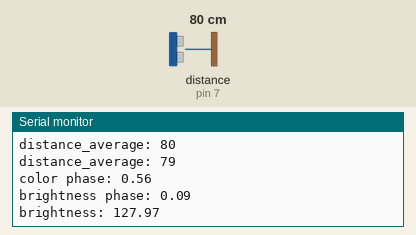
A sketch run on a simulated Arduino Leonardo, built with avr-gcc and run on an emulated ATmega32U4. On the bench: the last lines printed to the serial monitor. Wiring (inferred from the names in the program): ultrasonic range finder: trigger pin 6; echo pin 7. The test bench sets the inputs (shaded band); at power-on: distance to the obstacle (sensor on pin 7) 80 cm. The echo pulse lasts 58.3 µs per cm; random numbers use the default seed unless the sketch sets one.

Above: at 6.2 s.
6.3 s: distance to the obstacle (sensor on pin 7) set to 2 cm
At 6.3 s:
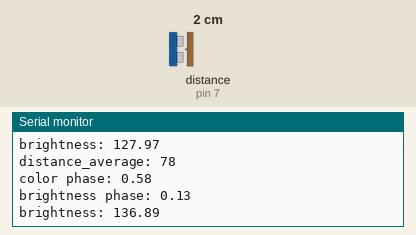
7.8 s: distance to the obstacle (sensor on pin 7) set to 4 cm
At 8.9 s:
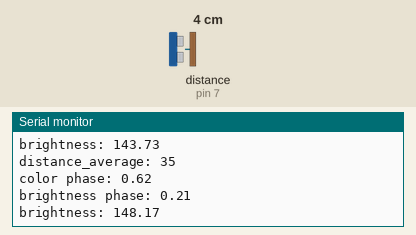
Timing chart, 0 to 10.8 s (numbered marks = the images above; inputs shaded):
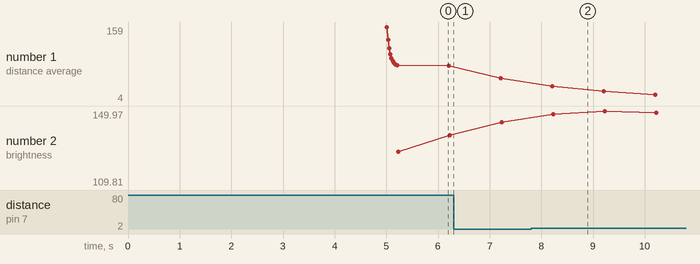

The sketch:

sonic_hc-sr04.ino
```cpp
/* program name: sonic_hc-sr-4                                    */
/* author:  Izumi Shinobu, Katsuhiro MORISHITA                        */
/* purpose: 三井ホールで超音波センサを使った展示の操作を行う。                */
/* create:  2015-05-04                                                */
/* license:  MIT                                                      */
/* memo: Arduino IDE 1.6以上でないと、コンパイルでエラーがでる。             */
#include <AltSoftSerial.h>

#define PLATFORM_IS_UNO
//#define PLATFORM_IS_MEGA

// com
#ifdef PLATFORM_IS_UNO
AltSoftSerial _xbee_serial(8,9); // port is fixed on 8 & 9 at UNO.
Stream* xbee_serial = &_xbee_serial;
#endif
#ifdef PLATFORM_IS_MEGA
Stream* xbee_serial = &Serial1;
#endif

// protcol
const char header = 0x7f;    // 多数のモジュールを一つのコマンドで操作する（ノード毎のグラデーションがない状況に適している）
const char header_v2 = 0x3f; // 個々のモジュールに発光色を4byteで伝える
const char header_v3 = 0x4f; // 内部時計のリセット（同期用）
const char header_v4 = 0x5f; // オートモードへ切り替え
const char header_v5 = 0x6f; // 遠隔操作モードへ切り替え

// LED setup
const float briteness_scale = 0.5f;
long color_cycle_width = 120000l;        // 半周期にかける時間 ms
long brightness_cycle = 30000l;
long color_phase = 0l;
long brightness_phase = 0l;

// sonic
int Trig = 6;
int Echo = 7;

// モード切り替え関係
boolean mode_auto = false;        // auto: 自律制御
const int buff_size = 10;

// 対象ID
const int start_ID = 1;
const int end_ID = 127;
/**************************************/


// timeout check class
class TimeOut
{
  private:
    long timeout_time;

  public:
    // set timeout time width
    void set_timeout(long timeout)
    {
      this->timeout_time = millis() + timeout;
    }
    // timeout check, true: timeout
    boolean is_timeout()
    {
      if(millis() > this->timeout_time)
        return true;
      else
        return false;
    }
    // constructer
    TimeOut()
    {
      this->timeout_time = 0l;
    }
};


// millis()の代わりに利用する
// 同期を取りやすくするため
class kmTimer
{
private:
  long _time_origin;

public:
  void reset()
  {
    this->_time_origin = millis();
  }
  long km_millis()
  {
    return millis() - this->_time_origin;
  }
  // constructer
  kmTimer()
  {
    this->_time_origin = 0l;
  }
};


class Colormap
{
private:
  double StartH;
  double EndH;
  double S;
  double V;
  boolean Reverse;
  void GenerateColorMap(int start, int end, double saturation, double brightness)
  {
    if (start > end)
    {
      this->Reverse = true;
      this->StartH = end % 360;
      this->EndH = start % 360;
    }
    else
    {
      this->Reverse = false;
      this->StartH = start % 360;
      this->EndH = end % 360;
    }

    if (saturation > 100) {
      this->S = 100;
    }
    else if (saturation < 0) {
      this->S = 0;
    }
    else {
      this->S = saturation;
    }

    if (brightness > 100) {
      this->V = 100;
    }
    else if (brightness < 0) {
      this->V = 0;
    }
    else {
      this->V = brightness;
    }
  }
  void ConvertHSVtoRGB(double _h, double _s, double _v, int* _r, int* _g, int* _b)
  {
    _s = _s / 100;
    _v = _v / 100;
    _h = (int)_h % 360;

    if (_s == 0.0)      //Gray
    {
      int rgb = (int)((double)(_v * 255));

      *_r = (int)(rgb);
      *_g = (int)(rgb);
      *_b = (int)(rgb);
    }
    else
    {
      int Hi = (int)((int)(_h / 60.0) % 6);
      double f = (_h / 60.0) - Hi;

      double p = _v * ( 1 - _s);
      double q = _v * (1 - f * _s);
      double t = _v * (1 - (1 - f) * _s);

      double r = 0.0;
      double g = 0.0;
      double b = 0.0;

      switch (Hi)
      {
      case 0:
        r = _v;
        g = t;
        b = p;
        break;

      case 1:
        r = q;
        g = _v;
        b = p;
        break;

      case 2:
        r = p;
        g = _v;
        b = t;
        break;

      case 3:
        r = p;
        g = q;
        b = _v;
        break;

      case 4:
        r = t;
        g = p;
        b = _v;
        break;

      case 5:
        r = _v;
        g = p;
        b = q;
        break;

      default:
        r = 0;
        g = 0;
        b = 0;
        break;
      }

      *_r = (int)(r * 255);
      *_g = (int)(g * 255);
      *_b = (int)(b * 255);
    }
    return;
  }
public:
  Colormap()
  {
    this->GenerateColorMap(240.0, 0, 100.0, 100.0);
  }
  void GetColor(double value, int* r, int* g, int* b)
  {
    if(value > 1.0) value = 1.0;
    if(value < 0.0) value = 0.0;
    if (this->Reverse == true)
    {
      value = 1.0 - value;
    }
    return this->ConvertHSVtoRGB(((this->EndH - this->StartH) * value) + this->StartH, this->S, this->V, r, g, b);
  }
};


/** global variabls part 2 **********************/
Colormap colmap;
kmTimer kmtimer;
// millis()を置換させる（同期をとるため）
#define millis() kmtimer.km_millis()


/** general functions ***************************/
void light(int r, int g, int b, int unit_id)
{
  r = r >> 1;
  g = g >> 1;
  b = b >> 1;

  // send header
  xbee_serial->write(header_v2);
  delay(5);

  // send RGB pattern
  int limit = 127;
  if(r > limit)
    r = limit;
  if(r < 0)
    r = 0;
  xbee_serial->write(r | 0x80);
  if(g > limit)
    g = limit;
  if(g < 0)
    g = 0;
  xbee_serial->write(g | 0x80);
  if(b > limit)
    b = limit;
  if(b < 0)
    b = 0;
  xbee_serial->write(b | 0x80);

  // send id
  xbee_serial->write(unit_id | 0x80);

  /*
  Serial.print(header_v2, HEX);
  Serial.print(",");
  Serial.print(r);
  Serial.print(",");
  Serial.print(g);
  Serial.print(",");
  Serial.print(b);
  Serial.print(",");
  Serial.print(unit_id);
  Serial.println("");
  */

  return;
}


// 色が行きつ戻りつゆっくり変化する
void light_pattern6()
{
  int r, g, b;

  // 色を決める
  float _color_phase = (float)((millis() + color_phase) % color_cycle_width) / (float)(color_cycle_width / 2l); // 0-2 色相環が循環しないので、ちょっと工夫
  if(_color_phase > 1.0f)
    _color_phase = -(_color_phase - 2.0f);
  Serial.print("color phase: ");
  Serial.println(_color_phase);
  colmap.GetColor(_color_phase, &r, &g, &b);

  // 明るさを決める
  float _brightness_phase = (float)((millis() + brightness_phase) % brightness_cycle) / (float)brightness_cycle; // 0-1
  Serial.print("brightness phase: ");
  Serial.println(_brightness_phase);
  float brightness = sin(_brightness_phase * 2.0f * 3.14f) * 50.0f + 100.0f; // max: 150, min: 50
  //brightness = 10.0f * log(brightness);
  Serial.print("brightness: ");
  Serial.println(brightness);
  r += 10; // 0だと、何を掛けても白っぽくなりえない
  g += 10;
  b += 10;
  r = (int)((long)r * (long)brightness / 100l);
  g = (int)((long)g * (long)brightness / 100l);
  b = (int)((long)b * (long)brightness / 100l);

  // ちらつかせてみる
  long rnd = random(0, 100);
  if(rnd > 97)
  {
    rnd = random(50, 100);
    r = (int)((long)r * rnd / 100l);
    g = (int)((long)g * rnd / 100l);
    b = (int)((long)b * rnd / 100l);
  }

  if(r > 255) r = 255;
  if(g > 255) g = 255;
  if(b > 255) b = 255;

  for(int _id = start_ID; _id <= end_ID; _id++)
    light(r, g, b, _id);
  return;
}


float check_distance_with_sonic()
{
  float distance = -1.0f;

  digitalWrite(Trig, LOW);
  delayMicroseconds(1);
  digitalWrite(Trig, HIGH);
  delayMicroseconds(1);
  digitalWrite(Trig, LOW);
  int duration = pulseIn(Echo, HIGH);
  if (duration > 0) {
    distance = duration / 2;
    distance = distance * 340 * 100 / 1000000; // ultrasonic speed is 340m/s = 34000cm/s = 0.034cm/us
    /*
    Serial.print(duration);
    Serial.print(" us ");
    Serial.print(distance);
    Serial.println(" cm");
    */
  }
  return distance;
}


void setup() {
  // com
  Serial.begin(57600);
  #ifdef PLATFORM_IS_UNO
    _xbee_serial.begin(19200);
  #endif
  #ifdef PLATFORM_IS_MEGA
    Serial1.begin(19200);
  #endif

  // init rand
  randomSeed(analogRead(A0));

  // sonic
  pinMode(Trig, OUTPUT);
  pinMode(Echo, INPUT);

  // init variable
  color_cycle_width = color_cycle_width * random(70, 100) / 100l; // 周期に差をつける
  brightness_cycle = brightness_cycle * random(70, 100) / 100l;
  color_phase = random(0, color_cycle_width);
  brightness_phase = random(0, brightness_cycle);
  Serial.print("color_cycle_width: ");
  Serial.println(color_cycle_width);
  Serial.print("brightness_cycle: ");
  Serial.println(brightness_cycle);
  Serial.print("color_phase: ");
  Serial.println(color_phase);
  Serial.print("brightness_phase: ");
  Serial.println(brightness_phase);

  Serial.print("--start (wait 5 sec)--");
  delay(5000);
}

void loop() {
  // sonic check
  static const int ave_size = 2;
  static long distance_average = 200;

  distance_average = ((long)ave_size * distance_average + (long)check_distance_with_sonic()) / (long)(ave_size + 1);
  Serial.print("distance_average: ");
  Serial.println(distance_average);

  // 距離が短いと、強制的に遠隔操作モードに切り替える
  if(distance_average < 80l){
    for(int i = 0; i < buff_size * 3; i++)
      xbee_serial->write(header_v5);
    mode_auto = true;
  }else{
    for(int i = 0; i < buff_size * 3; i++)
      xbee_serial->write(header_v4);
    mode_auto = false;
  }

  // LED制御
  if(mode_auto == true) // 本当はクラス化した方がいいなぁ。
    light_pattern6();
}
```

Measured:
- plotted number 1: 78 → 52 after the input at 6.3 s, 52 → 4 after the input at 7.8 s
- plotted number 2: 136.89 → 143.73 after the input at 6.3 s, 143.73 → 109.81 after the input at 7.8 s
